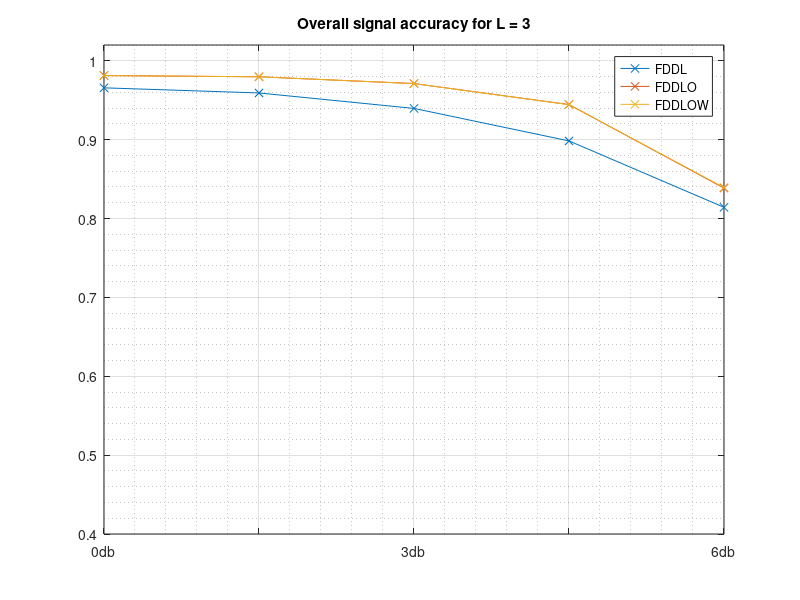
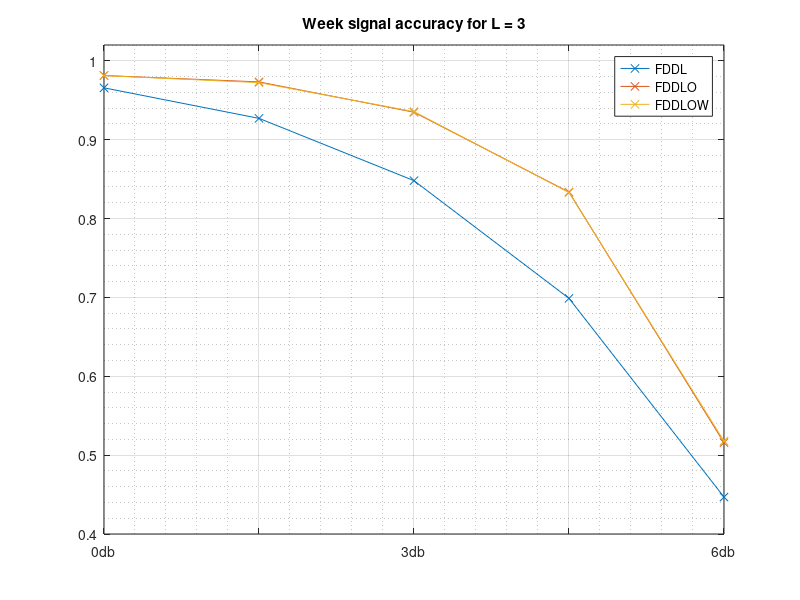

Reproduce these figures in MATLAB, in order.
close all

%{
FDDL=[0.9993
0.99166
0.9965
0.969833333
0.816833333];

FDDLO=[
1
1
1
0.9957
0.8974];

FDDLOW = [
1
1
0.9998
0.9948
0.8828
];

L2_old_all = [0.9955 0.9780 	0.9860 	0.9867 	0.9347 ];

figure
plot(FDDL,'x-')
hold on
plot(FDDLO,'x-')
plot(FDDLOW, 'x-')
plot(L2_old_all, 'x-')

legend('FDDL','FDDLO', 'FDDLOW','old\_FDDLOW')
grid on
grid minor
ylim([0.4, 1.02])
title ('Overall signal accuracy for L = 2')
xticklabels({'0db','','3db','','6db','','10db','','20db'})
%}

%%%%%%%%%%% L = 3%%%%%%%%%%%%%%
FDDL3=[0.9657
0.9592
0.9396
0.8984
0.8142];

FDDLO3=[
0.9813
0.9797
0.9711
0.9445
0.8386
];

FDDLOW3 = [
0.9812
0.9797
0.9711
0.9443
0.8393];

% L3_all_old = [ 0.8755 0.8568	0.8539	0.8372	0.8261];

figure
plot(FDDL3,'x-')
hold on
plot(FDDLO3,'x-')
plot(FDDLOW3, 'x-')
% plot(L3_all_old, 'x-')

legend('FDDL','FDDLO', 'FDDLOW')
grid on
grid minor
ylim([0.4, 1.02])
title ('Overall signal accuracy for L = 3')
xticklabels({'0db','','3db','','6db','','10db','','20db'})

%% week signal
%{
FDDL=[
0.9993
0.9983
0.993
0.9397
0.6337];


FDDLO=[
1
1
1
0.9913
0.7893];

FDDLOW = [
1
1
0.9997
0.9897
0.7657];


L2_old = [0.97 0.9613 	0.9567 	0.9493 	0.8987 ];

figure
plot(FDDL,'x-')
hold on
plot(FDDLO,'x-')
plot(FDDLOW, 'x-')
plot(L2_old, 'x-')

legend('FDDL','FDDLO', 'FDDLOW', 'old\_FDDLOW')
grid on
grid minor
ylim([0.4, 1.02])
title ('Week signal accuracy for L = 2')
xticklabels({'0db','','3db','','6db','','10db','','20db'})
%}


FDDL3=[0.9657
0.927
0.848
0.6988
0.4468
];

FDDLO3=[
0.9813
0.9732
0.9348
0.8335
0.5158];

FDDLOW3 = [
0.9812
0.9723
0.9355
0.833
0.5178];


% L3_old = [0.85  0.8030	0.7370	0.6300	0.5083];

figure
plot(FDDL3,'x-')
hold on
plot(FDDLO3,'x-')
plot(FDDLOW3, 'x-')
% plot(L3_old, 'x-')

legend('FDDL','FDDLO', 'FDDLOW')
grid on
grid minor
ylim([0.4, 1.02])
title ('Week signal accuracy for L = 3')
xticklabels({'0db','','3db','','6db','','10db','','20db'})

%% old vs new
%{
L3_old = [0.85  0.8030	0.7370	0.6300	0.5083];
L3 = [0.9813    0.9732    0.9348    0.8335    0.5158];

figure
plot(L3,'x-')
hold on
plot(L3_old,'x-')

ylim([0, 1.05])
legend('new','old')
title ('Week signal for L = 3')
xticklabels({'0db','','3db','','6db','','10db','','20db'})
grid minor
grid on


L2_old = [0.97 0.9613 	0.9567 	0.9493 	0.8987 ];
L2 = [1 1 1 0.9913 0.7893 ];

figure
plot(L2,'x-')
hold on
plot(L2_old,'x-')

ylim([0, 1.05])
legend('new','old')
title ('Week signal for L = 2')
xticklabels({'0db','','3db','','6db','','10db','','20db'})
grid minor
grid on
%}